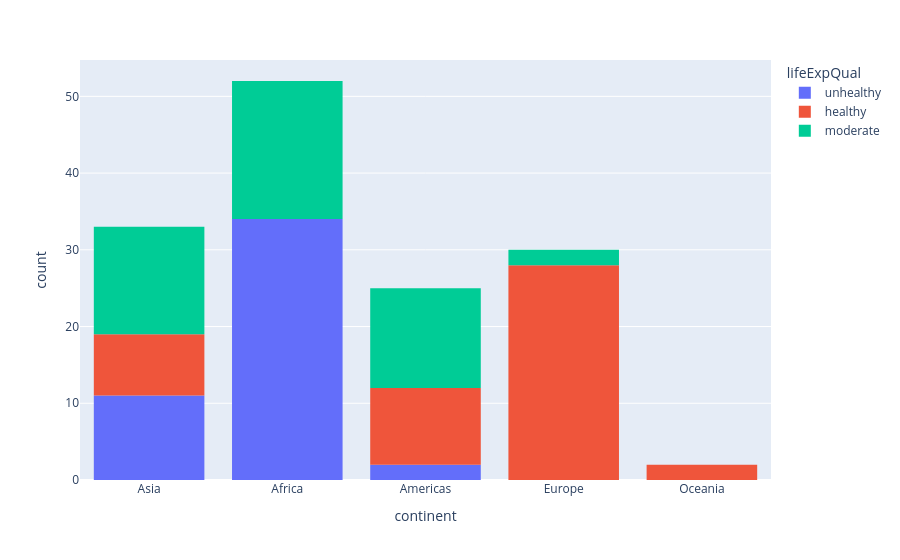

The code cell stored with this chart in its notebook:
### Code cell
# visualize the column: 'lifeExpQual' vs 'continent'

fig_qual = px.histogram(
    data1952,
    x = 'continent',
    color='lifeExpQual'
)
fig_qual.show()

### Figure 1 — Plotly figure (JSON) as saved in the notebook; plotly's stock layout.template omitted (floating-point values rounded to 4 significant figures)
{"data": [{"bingroup": "x", "hovertemplate": "lifeExpQual=unhealthy<br>continent=%{x}<br>count=%{y}<extra></extra>", "legendgroup": "unhealthy", "marker": {"color": "#636efa", "pattern": {"shape": ""}}, "name": "unhealthy", "orientation": "v", "showlegend": true, "type": "histogram", "x": ["Asia", "Africa", "Asia", "Africa", "Americas", "Africa", "Africa", "Asia", "Africa", "Africa", "Africa", "Africa", "Africa", "Africa", "Africa", "Africa", "Africa", "Africa", "Africa", "Africa", "Africa", "Africa", "Americas", "Asia", "Asia", "Africa", "Africa", "Africa", "Africa", "Africa", "Africa", "Asia", "Asia", "Africa", "Africa", "Asia", "Africa", "Asia", "Africa", "Africa", "Africa", "Africa", "Africa", "Africa", "Africa", "Asia", "Asia"], "xaxis": "x", "yaxis": "y"}, {"bingroup": "x", "hovertemplate": "lifeExpQual=healthy<br>continent=%{x}<br>count=%{y}<extra></extra>", "legendgroup": "healthy", "marker": {"color": "#EF553B", "pattern": {"shape": ""}}, "name": "healthy", "orientation": "v", "showlegend": true, "type": "histogram", "x": ["Europe", "Americas", "Oceania", "Europe", "Europe", "Europe", "Americas", "Americas", "Europe", "Americas", "Europe", "Europe", "Europe", "Europe", "Europe", "Europe", "Asia", "Europe", "Europe", "Europe", "Asia", "Europe", "Americas", "Asia", "Asia", "Asia", "Europe", "Europe", "Oceania", "Europe", "Americas", "Europe", "Europe", "Americas", "Europe", "Europe", "Asia", "Europe", "Europe", "Europe", "Asia", "Europe", "Europe", "Asia", "Americas", "Europe", "Americas", "Americas"], "xaxis": "x", "yaxis": "y"}, {"bingroup": "x", "hovertemplate": "lifeExpQual=moderate<br>continent=%{x}<br>count=%{y}<extra></extra>", "legendgroup": "moderate", "marker": {"color": "#00cc96", "pattern": {"shape": ""}}, "name": "moderate", "orientation": "v", "showlegend": true, "type": "histogram", "x": ["Africa", "Asia", "Europe", "Africa", "Americas", "Americas", "Asia", "Americas", "Africa", "Americas", "Americas", "Africa", "Americas", "Africa", "Americas", "Americas", "Asia", "Asia", "Asia", "Africa", "Asia", "Asia", "Africa", "Africa", "Asia", "Africa", "Americas", "Asia", "Africa", "Africa", "Americas", "Asia", "Americas", "Americas", "Asia", "Africa", "Africa", "Africa", "Africa", "Asia", "Asia", "Africa", "Europe", "Americas", "Asia", "Africa", "Africa"], "xaxis": "x", "yaxis": "y"}], "layout": {"barmode": "relative", "legend": {"title": {"text": "lifeExpQual"}, "tracegroupgap": 0}, "margin": {"t": 60}, "xaxis": {"anchor": "y", "domain": [0, 1], "title": {"text": "continent"}}, "yaxis": {"anchor": "x", "domain": [0, 1], "title": {"text": "count"}}}}
